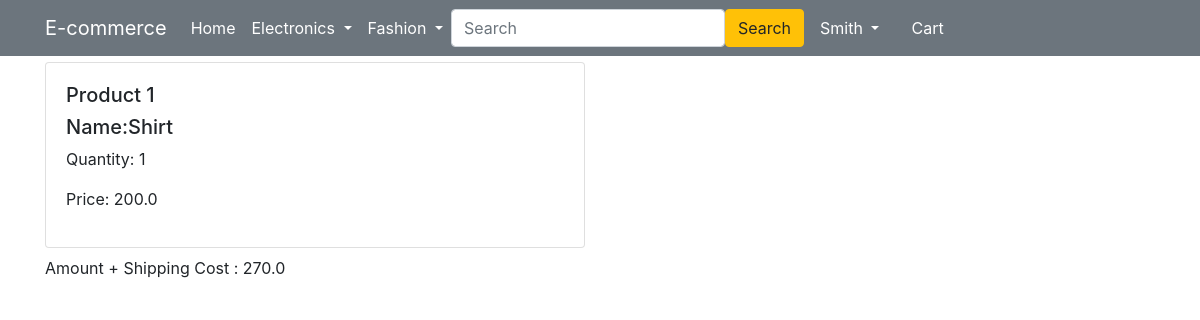
Page /checkout/ (signed in) on the committed database.
### app/models.py (models this page shows, shortened)
class Cart(models.Model):
    user = models.ForeignKey(User,on_delete=models.CASCADE)
    userid = models.PositiveIntegerField(null=False)
    product = models.ForeignKey(Product,on_delete=models.CASCADE)
    quantity = models.PositiveIntegerField(default=1)

class Product(models.Model):
    title = models.CharField(max_length=100)
    selling_price = models.FloatField()
    discounted_price = models.FloatField()
    description = models.TextField()
    brand = models.CharField(max_length=100)
    category = models.CharField(choices=CATEGORY_CHOICES,max_length=2)
    product_image = models.ImageField(upload_to='productImage')

### app/views.py (the view)
# urls.py: path('checkout/', views.checkout, name='checkout'),
@login_required
def checkout(request):
    customer = Customer.objects.filter(user=request.user)
    products = Cart.objects.filter(user=request.user)
    tempamount = 0.0
    totalamount = 0.0
    if products:
        for i in products:
            tempamount=(i.quantity * i.product.discounted_price)
            totalamount += tempamount
    totalamount += 70
    return render(request, 'app/checkout.html',{'customer':customer,'products':products,'totalamount':totalamount})

### app/templates/app/checkout.html (shortened to what this page needs)
{% extends 'app/base.html' %} {% load static %} {% block title %}Buy Now{% endblock title %} {% block main-content %}
<div class="container">
    <div class="row ">
        <div class="col-6 ">
            <h4>Order Summary</h4>
            <hr>{% for i in products %}
            <div class="card mb-2 ">
                <div class="card-body">
                    <h5>Product {{forloop.counter}}</h5>
                    <h5> Name:{{i.product.title}}</h5>
                    <p>Quantity: {{i.quantity}}</p>
                    <p class="fw-bold">Price: {{i.product.discounted_price}}</p>
                </div>
            </div> {% endfor %}
            <p class="">Amount + Shipping Cost : {{totalamount}}</p>
        </div>
        <div class="col-6">
            <h4>Select Shipping Address</h4>
        </div>
    </div>
</div>
{% endblock main-content %}

### app/templates/app/base.html (shortened to what this page needs)
<!doctype html> {% load static %}
<html lang="en">
<head>
    <link href="{% static 'app/css/bootstrap.min.css' %}" rel="stylesheet">
    <link rel="stylesheet" href="{% static 'app/css/owl.carousel.min.css' %}">
    <link rel="stylesheet" href="{% static 'app/css/all.min.css' %}">
    <link rel="stylesheet" href="{% static 'app/css/style.css' %}">
</head>
<body>
    <nav class="navbar navbar-expand-lg  navbar-dark bg-secondary m-auto fixed-top">
        <div class="container m-auto">
            <a class="navbar-brand" href="/">E-commerce</a>
            <div class="collapse navbar-collapse" id="navbarSupportedContent">
                <ul class="navbar-nav me-auto mb-2 mb-lg-0">
                    <li class="nav-item">
                        <a class="nav-link active" aria-current="page" href="/">Home</a>
                    </li>
                    <li class="nav-item dropdown">
                        <a class="nav-link dropdown-toggle text-white" href="#" id="electronicsDropdown" role="button" data-bs-toggle="dropdown" aria-expanded="false">
               Electronics
             </a>
                    </li>
                    <li class="nav-item dropdown">
                        <a class="nav-link dropdown-toggle text-white" href="#" id="fashionDropdown" role="button" data-bs-toggle="dropdown" aria-expanded="false">
               Fashion
             </a>
                    </li>
                </ul>
                <form class="d-flex">
                    <input class="form-control me-2" type="search" placeholder="Search" aria-label="Search">
                    <button class="btn btn-warning" type="submit">Search</button>
                </form>
                <div>
                    <ul class="navbar-nav me-auto mb-2 mb-lg-0">
                        {% if request.user.is_authenticated %}
                        <li class="nav-item dropdown mx-2">
                            <a class="nav-link dropdown-toggle text-white" href="#" id="profileDropdown" role="button" data-bs-toggle="dropdown" aria-expanded="false">
                                <span class="text-capitalize">{{user.username}}</span>
                            </a>
                        </li>
                        <li class="nav-item mx-2">
                            <a href="{% url 'showCart' %}" class="nav-link text-white"> Cart </a>
                        </li>
                        {% endif %}
                    </ul>
                </div>
            </div>
        </div>
    </nav>
    {% block banner_slider %} {% endblock banner_slider %} {% block livesale %} {% endblock livesale %} {% block main-content %} {% endblock main-content %} {% block paypal_script %} {% endblock paypal_script %}
</body>
</html>
</html>
</html>
</html>

### app/static/app/css/style.css (style rules this page uses)
.navbar-brand { font-size: 500; }

### rows in the picture
Cart: product "Shirt", quantity "1", product.discounted_price "200.0"

### other values in the picture
{{ user.username }} "Smith"
{{ totalamount }} "270.0"
